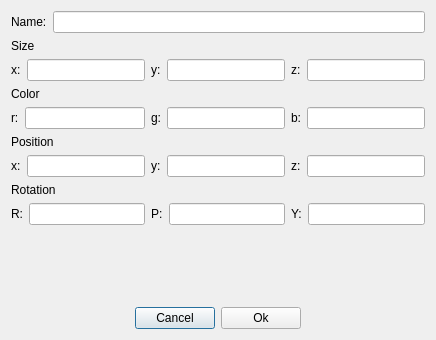
<?xml version="1.0" encoding="UTF-8"?>
<ui version="4.0">
 <class>ObjectEdit</class>
 <widget class="QDialog" name="ObjectEdit">
  <property name="geometry">
   <rect>
    <x>0</x>
    <y>0</y>
    <width>436</width>
    <height>340</height>
   </rect>
  </property>
  <property name="windowTitle">
   <string>Edit object</string>
  </property>
  <layout class="QVBoxLayout" name="verticalLayout_8">
   <item>
    <layout class="QVBoxLayout" name="verticalLayout_7">
     <item>
      <layout class="QVBoxLayout" name="verticalLayout_6">
       <item>
        <layout class="QVBoxLayout" name="verticalLayout_3">
         <item>
          <layout class="QVBoxLayout" name="verticalLayout_5">
           <item>
            <layout class="QHBoxLayout" name="horizontalLayout_9">
             <item>
              <widget class="QLabel" name="label_4">
               <property name="text">
                <string>Name:</string>
               </property>
              </widget>
             </item>
             <item>
              <widget class="QLineEdit" name="nameLineEdit"/>
             </item>
            </layout>
           </item>
           <item>
            <widget class="QLabel" name="label_2">
             <property name="text">
              <string>Size</string>
             </property>
            </widget>
           </item>
           <item>
            <layout class="QHBoxLayout" name="horizontalLayout_6">
             <item>
              <layout class="QFormLayout" name="formLayout_10">
               <item row="0" column="0">
                <widget class="QLabel" name="xLabel_2">
                 <property name="text">
                  <string>x:</string>
                 </property>
                </widget>
               </item>
               <item row="0" column="1">
                <widget class="QLineEdit" name="xSizeLineEdit"/>
               </item>
              </layout>
             </item>
             <item>
              <layout class="QFormLayout" name="formLayout_11">
               <item row="0" column="0">
                <widget class="QLabel" name="yLabel_3">
                 <property name="text">
                  <string>y:</string>
                 </property>
                </widget>
               </item>
               <item row="0" column="1">
                <widget class="QLineEdit" name="ySizeLineEdit"/>
               </item>
              </layout>
             </item>
             <item>
              <layout class="QFormLayout" name="formLayout_12">
               <item row="0" column="0">
                <widget class="QLabel" name="zLabel_2">
                 <property name="text">
                  <string>z:</string>
                 </property>
                </widget>
               </item>
               <item row="0" column="1">
                <widget class="QLineEdit" name="zSizeLineEdit"/>
               </item>
              </layout>
             </item>
            </layout>
           </item>
          </layout>
         </item>
         <item>
          <widget class="QLabel" name="colorLabel">
           <property name="text">
            <string>Color</string>
           </property>
          </widget>
         </item>
         <item>
          <layout class="QHBoxLayout" name="horizontalLayout">
           <item>
            <layout class="QFormLayout" name="formLayout_4">
             <item row="0" column="0">
              <widget class="QLabel" name="rLabel">
               <property name="text">
                <string>r:</string>
               </property>
              </widget>
             </item>
             <item row="0" column="1">
              <widget class="QLineEdit" name="rLineEdit">
               <property name="toolTip">
                <string>Enter red value</string>
               </property>
              </widget>
             </item>
            </layout>
           </item>
           <item>
            <layout class="QFormLayout" name="formLayout_5">
             <item row="0" column="0">
              <widget class="QLabel" name="gLabel">
               <property name="text">
                <string>g:</string>
               </property>
              </widget>
             </item>
             <item row="0" column="1">
              <widget class="QLineEdit" name="gLineEdit">
               <property name="toolTip">
                <string>Enter green value</string>
               </property>
              </widget>
             </item>
            </layout>
           </item>
           <item>
            <layout class="QFormLayout" name="formLayout_6">
             <item row="0" column="0">
              <widget class="QLabel" name="bLabel">
               <property name="text">
                <string>b:</string>
               </property>
              </widget>
             </item>
             <item row="0" column="1">
              <widget class="QLineEdit" name="bLineEdit">
               <property name="toolTip">
                <string>Enter blue value</string>
               </property>
              </widget>
             </item>
            </layout>
           </item>
          </layout>
         </item>
        </layout>
       </item>
       <item>
        <layout class="QVBoxLayout" name="verticalLayout_2">
         <item>
          <widget class="QLabel" name="positionLabel">
           <property name="text">
            <string>Position</string>
           </property>
          </widget>
         </item>
         <item>
          <layout class="QHBoxLayout" name="horizontalLayout_2">
           <item>
            <layout class="QFormLayout" name="formLayout">
             <item row="0" column="0">
              <widget class="QLabel" name="xLabel">
               <property name="text">
                <string>x:</string>
               </property>
              </widget>
             </item>
             <item row="0" column="1">
              <widget class="QLineEdit" name="xLineEdit">
               <property name="toolTip">
                <string>Enter x value</string>
               </property>
              </widget>
             </item>
            </layout>
           </item>
           <item>
            <layout class="QFormLayout" name="formLayout_2">
             <item row="0" column="0">
              <widget class="QLabel" name="yLabel">
               <property name="text">
                <string>y:</string>
               </property>
              </widget>
             </item>
             <item row="0" column="1">
              <widget class="QLineEdit" name="yLineEdit">
               <property name="toolTip">
                <string>Enter y value</string>
               </property>
              </widget>
             </item>
            </layout>
           </item>
           <item>
            <layout class="QFormLayout" name="formLayout_3">
             <item row="0" column="0">
              <widget class="QLabel" name="zLabel">
               <property name="text">
                <string>z:</string>
               </property>
              </widget>
             </item>
             <item row="0" column="1">
              <widget class="QLineEdit" name="zLineEdit">
               <property name="toolTip">
                <string>Enter z value</string>
               </property>
              </widget>
             </item>
            </layout>
           </item>
          </layout>
         </item>
        </layout>
       </item>
       <item>
        <layout class="QVBoxLayout" name="verticalLayout">
         <item>
          <widget class="QLabel" name="rotationLabel">
           <property name="text">
            <string>Rotation</string>
           </property>
          </widget>
         </item>
         <item>
          <layout class="QHBoxLayout" name="horizontalLayout_3">
           <item>
            <layout class="QFormLayout" name="formLayout_7">
             <item row="0" column="0">
              <widget class="QLabel" name="rLabel_2">
               <property name="text">
                <string>R:</string>
               </property>
              </widget>
             </item>
             <item row="0" column="1">
              <widget class="QLineEdit" name="rollLineEdit">
               <property name="toolTip">
                <string>Enter roll value</string>
               </property>
              </widget>
             </item>
            </layout>
           </item>
           <item>
            <layout class="QFormLayout" name="formLayout_8">
             <item row="0" column="0">
              <widget class="QLabel" name="pLabel">
               <property name="text">
                <string>P:</string>
               </property>
              </widget>
             </item>
             <item row="0" column="1">
              <widget class="QLineEdit" name="pitchLineEdit">
               <property name="toolTip">
                <string>Enter pitch value</string>
               </property>
              </widget>
             </item>
            </layout>
           </item>
           <item>
            <layout class="QFormLayout" name="formLayout_9">
             <item row="0" column="0">
              <widget class="QLabel" name="yLabel_2">
               <property name="text">
                <string>Y:</string>
               </property>
              </widget>
             </item>
             <item row="0" column="1">
              <widget class="QLineEdit" name="yawLineEdit">
               <property name="toolTip">
                <string>Enter yaw value</string>
               </property>
              </widget>
             </item>
            </layout>
           </item>
          </layout>
         </item>
         <item>
          <spacer name="verticalSpacer">
           <property name="orientation">
            <enum>Qt::Vertical</enum>
           </property>
           <property name="sizeHint" stdset="0">
            <size>
             <width>20</width>
             <height>40</height>
            </size>
           </property>
          </spacer>
         </item>
        </layout>
       </item>
      </layout>
     </item>
     <item>
      <layout class="QHBoxLayout" name="horizontalLayout_5">
       <item>
        <spacer name="horizontalSpacer">
         <property name="orientation">
          <enum>Qt::Horizontal</enum>
         </property>
         <property name="sizeHint" stdset="0">
          <size>
           <width>40</width>
           <height>20</height>
          </size>
         </property>
        </spacer>
       </item>
       <item>
        <widget class="QPushButton" name="cancelButton">
         <property name="text">
          <string>Cancel</string>
         </property>
        </widget>
       </item>
       <item>
        <widget class="QPushButton" name="okButton">
         <property name="text">
          <string>Ok</string>
         </property>
        </widget>
       </item>
       <item>
        <spacer name="horizontalSpacer_2">
         <property name="orientation">
          <enum>Qt::Horizontal</enum>
         </property>
         <property name="sizeHint" stdset="0">
          <size>
           <width>40</width>
           <height>20</height>
          </size>
         </property>
        </spacer>
       </item>
      </layout>
     </item>
    </layout>
   </item>
  </layout>
  <zorder></zorder>
  <zorder></zorder>
  <zorder></zorder>
  <zorder></zorder>
 </widget>
 <resources/>
 <connections/>
</ui>
